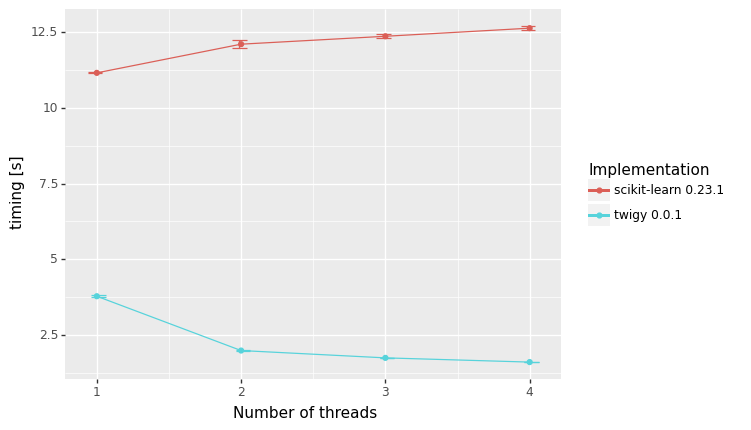

The Python source for this figure:
import numpy as np
import twigy
import pandas as pd
from sklearn import tree
from sklearn import ensemble
import time
from plotnine import ggplot, geom_point, geom_line, aes, geom_errorbar, position_dodge, labs


titanic_data = pd.read_csv("./test/testdata/titanic_data.csv")
X = titanic_data.drop(columns=['Survived']).to_numpy()
y = np.reshape(titanic_data[['Survived']].to_numpy(), (-1))

timing_data = {'implementation': [], 'threads': [], 'timing': []}
n_samples = 10
n_burn_in = 3

for n_threads in range(1, 5):
    for n in range(n_samples+n_burn_in):
        start_time = time.time()

        forest_clf = twigy.RandomForestClassifier(
            n_estimators=10000,
            impurity_measure=twigy.ImpurityMeasure.gini,
            max_depth=5,
            min_samples_split=2,
            min_samples_leaf=1,
            max_features=5,
            n_threads=n_threads)

        forest_clf.build_forest(X, y)
        current_timing = (time.time() - start_time)
        if n >= n_burn_in:
            timing_data['implementation'].append('twigy 0.0.1')
            timing_data['threads'].append(n_threads)
            timing_data['timing'].append(current_timing)

for n_threads in range(1, 5):
    for n in range(n_samples+n_burn_in):
        start_time = time.time()

        sklearn_forest = ensemble.RandomForestClassifier(n_estimators=10000,
                                                         criterion="gini",
                                                         min_samples_leaf=1,
                                                         max_depth=5,
                                                         min_samples_split=2,
                                                         max_features=5,
                                                         n_jobs=n_threads)

        sklearn_forest.fit(X, y)
        current_timing = (time.time() - start_time)
        if n >= n_burn_in:
            timing_data['implementation'].append('scikit-learn 0.23.1')
            timing_data['threads'].append(n_threads)
            timing_data['timing'].append(current_timing)


df = pd.DataFrame(data=timing_data)
df = df.groupby(['implementation', 'threads']).agg(['mean', 'std']).reset_index()
df.columns = ['Implementation', 'threads', 'mean', 'std']
print(df)

df['error_min'] = df['mean'] - df['std']
df['error_max'] = df['mean'] + df['std']
p = (ggplot(df, aes(x='threads', y='mean', group='Implementation', color='Implementation')) +
     geom_line() +
     geom_point() +
     geom_errorbar(aes(ymin='error_min', ymax='error_max'), width=.2,
                   position=position_dodge(0.05)) +
     labs(x="Number of threads", y="timing [s]"))

p.save(filename='benchmark.png')
